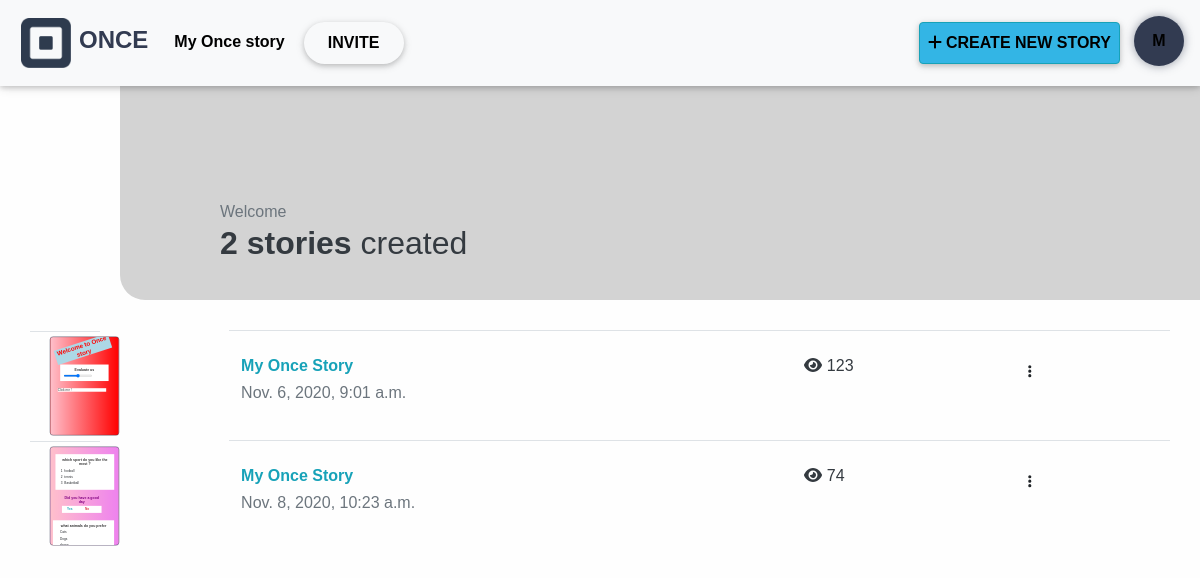
Screenshot of /storiesList/ (signed in) with the database file from the repository.
### clone_app/models.py (models this page shows, shortened)
class components(models.Model):
    typeChoices = (
        ('image','image'),
        ('text','text'),
        ('emoji','emoji'),
        ('sticker','sticker'),
        ('unsplash','unsplash'),
        ('gif','gif'),
        ('yesNo','yesNo'),
        ('check','check'),
        ('radio','radio'),
        ('timer','timer'),
        ('range','range'),
        ('button','button'),
        ('checkout','checkout'),
    )
    user = models.ForeignKey(User, on_delete=models.CASCADE)
    type = models.CharField(max_length=500, choices=typeChoices)
    title = models.CharField(max_length=500, default="default text for widget", blank=True, null=True)
    href = models.URLField(blank=True, null=True)
    target = models.CharField(max_length=500, blank=True, null=True)
    image = models.ImageField(blank=True, null=True)
    src = models.TextField(blank=True, null=True)
    html = models.TextField(blank=True, null=True)
    choices = models.ManyToManyField(choices, null=True, blank=True)
    choiceSum = models.IntegerField(blank=True, null=True, default=0)
    clicks = models.IntegerField(blank=True, null=True, default=0)
    rangeTimes = models.FloatField(blank=True, null=True, default=0)
    rangeCount = models.IntegerField(blank=True, null=True, default=0)
    yesTimes = models.IntegerField(blank=True, null=True, default=0)
    noTimes = models.IntegerField(blank=True, null=True, default=0)
    yesNoCount = models.IntegerField(blank=True, null=True, default=0)
    hours = models.IntegerField(blank=True, null=True)
    minutes = models.IntegerField(blank=True, null=True)
    date = models.DateField(blank=True, null=True)
    transX = models.CharField(max_length=500, default="-50%")
    transY = models.CharField(max_length=500, default="-50%")
    top = models.CharField(max_length=500, default="50%")
    left = models.CharField(max_length=500, default="50%")
    width = models.CharField(max_length=500, default="220px")
    height = models.CharField(max_length=500, default="auto")
    rotation = models.CharField(max_length=500, default="0deg")
    background = models.CharField(max_length=500, blank=True, null=True, default="white")
    color = models.CharField(max_length=500, blank=True, null=True, default="#333")
    fontSize = models.CharField(max_length=500, blank=True, null=True)
    fontFamily = models.CharField(max_length=500, blank=True, null=True, default="Helvetica")
    textAlign = models.CharField(max_length=500, blank=True, null=True, default="center")

class storiesSet(models.Model):
    user = models.ForeignKey(User, on_delete=models.CASCADE)
    code = models.CharField(max_length=10, blank=True, null=True)
    storiesSet = models.ManyToManyField(story)
    date = models.DateTimeField(auto_now_add=True, blank=True, null=True)
    name = models.CharField(max_length=500, default="My Once Story")
    product = models.CharField(max_length=500, null=True, blank=True)
    handle = models.CharField(max_length=500, null=True, blank=True)
    title = models.CharField(max_length=500, null=True, blank=True)
    description = models.TextField(null=True, blank=True)
    price = models.FloatField(max_length=500, null=True, blank=True)
    src = models.TextField(null=True, blank=True)
    views = models.IntegerField(default=0)
    def getFirstStory(self):
        try:
            return self.storiesSet.all()[0]
        except:
            return False

### clone_app/views.py (the view)
# urls.py: path('storiesList/',views.storiesList,name="storiesList"),
def storiesList(request):
    if not request.user.is_authenticated:
        return redirect('login')
    stories = storiesSet.objects.filter(user=request.user)
    context = {
        'stories': stories
    }
    return render(request, 'list.html', context)

### clone_app/templates/list.html (shortened to what this page needs)
{% load static %}
<html class="no-js" lang="zxx">
<head>
    <link rel="stylesheet" href="{% static 'css/mdb.min.css' %}">
    <link rel="stylesheet" href="{% static 'css/fontawesome-free.css' %}">
    <link rel="stylesheet" href="{% static 'css/bootstrap.min.css' %}">
    <link rel="stylesheet" href="{% static 'css/swiper.css' %}">
    <link rel="stylesheet" href="{% static 'css/emojionearea.min.css' %}">
    <link rel="stylesheet" href="{% static 'css/trumbowyg.scss' %}">
    <link rel="stylesheet" href="{% static 'css/trumbowyg.giphy.scss' %}">
</head>
<body>
    <nav id="navbar" class="navbar navbar-expand-md justify-content-between navbar-light bg-light">
        <a href="#!" style="margin: 0; padding: 5px; height: 60px;" class="navbar-brand d-flex">
            <div class="d-flex" style="width: auto; height: 50px;">
                <img class="image-fluid" src="{% static 'img/logo.png' %}">
                <h4 class="bold text-royal p-2">ONCE</h4>
            </div>
        </a>
        <div class="collapse navbar-collapse d-md-flex justify-content-md-between" id="collapsibleNavbar">
            <ul class="navbar-nav">
                <li class="nav-item" style="line-height: 1; padding-top: 10px; margin-left: 5px; margin-right: 5px;">
                    <a class="text-royal bold nav-link" href="#!">My Once story</a>
                </li>
                <li class="nav-item">
                    <a class="text-royal bold nav-link btn btn-fancy" href="#!">invite</a>
                </li>
            </ul>
            <ul class="navbar-nav">
                <li class="nav-item m-md-2">
                    <a class="text-royal btn btn-info bold nav-link" href="{% url 'createNewStorySet' %}"><i class="fas fa-plus"></i> Create new story</a>
                </li>
                <li class="nav-item pt-2">
                    <a class="nav-link dropdown-fancy" data-toggle="dropdown">M</a>
                </li>
            </ul>
        </div>
    </nav>
    <div id="header">
        <span class="text-muted">Welcome</span>
        <div class="stories_num">
            <h2 class="text-dark"><span class="text-dark bold">{{stories.count}} {%if stories.count == 1%}story{%else%}stories{%endif%}</span> created</h2>
        </div>
    </div>
    <div class="section">
        <table class="table table-hover">
            {% for story in stories %}
                <tr class="redirecting">
                    <td>
                        <div class="contentcard">
                            <div class="innerStoryCard" style="position: relative; overflow:hidden; background: {{story.getFirstStory.background}};">
                                {% for component in story.getFirstStory.components.all %}
                                    <div class="editableContainerAbsoluteContainer">
                                        <div id="{{component.type}}_{{component.id}}" style="width: {{component.width}}; height: {{component.height}}; top: {{component.top}}; left: {{component.left}}; transform: translate(-50%, -50%) rotate({{component.rotation}});" class="editable-container">
                                            {% if component.type == 'image' %}
                                                <img class="image-fluid" src="{{component.image.url}}" alt="">
                                            {% elif component.type == 'text' or component.type == 'block' %}
                                                {% autoescape off %}
                                                    {{component.html}}
                                                {% endautoescape %}
                                            {% elif component.type == 'range' %}
                                                <div style="background: {{component.background}};" class="engage-card p-3">
                                                    <h6 style="color: {{component.color}};" class="text-center bold includeText">{{component.title}}</h6>
                                                    <input class="rangeSlider" type="range">
                                                </div>
                                            {% elif component.type == 'yesNo' %}
                                                <div class="p-3">
                                                    <h6 style="color: {{component.color}};" class="text-center bold includeText">{{component.title}}</h6>
                                                    <div style="background: {{component.background}}" class="nav nav-yesno-answers d-flex m-1 p-2">
                                                        <li class="yesNoAns yesAnswer nav-item col-6 text-info bold">Yes</li>
                                                        <li class="yesNoAns noAnswer nav-item col-6 text-danger bold">No</li>
                                                    </div>
                                                </div>
                                            {% elif component.type == 'button' %}
                                                <div onclick="window.location.replace('{{component.href}}')" style="cursor: pointer; background: {{component.background}}; color: {{component.color}};" class="clickmebtn includeText">Click me !</div>
                                            {% elif component.type == 'emoji' %}
                                                <img class="emojioneemoji" src="{{component.src}}" alt="">
                                            {% elif component.type == 'sticker' or component.type == 'gif' %}
                                                <figure>
                                                    <img class="image-fluid" src="{{component.src}}" alt="">
                                                </figure>
                                            {% elif component.type == 'unsplash' %}
                                                <img class="image-fluid" src="{{component.src}}" alt="">
                                            {% elif component.type == 'check' %}
                                                <div style="background: {{component.background}};" class="engage-card check-card p-3">
                                                    <h6 style="color: {{component.color}};" class="text-center bold includeText">{{component.title}}</h6>
                                                    <div class="choices">
                                                        {% for choice in component.choices.all %}
                                                            <div id="choice_{{choice.id}}" class="card-choice d-flex justify-content-between pr-2 m-1">
                                                                <div class="d-flex">
                                                                    <div class="card-choice-title m-1 includeText">{{choice.title}}</div>
                                                                </div>
                                                            </div>
                                                        {% endfor %}
                                                    </div>
                                                </div>
                                            {% elif component.type == 'radio' %}
                                                <div style="background: {{component.background}};" class="engage-card radio-card p-3">
                                                    <h6 style="color: {{component.color}};" class="text-center bold includeText">{{component.title}}</h6>
                                                    <div class="choices">
                                                        {% for choice in component.choices.all %}
                                                            <div id="choice_{{choice.id}}" class="card-choice d-flex justify-content-between pr-2 m-1">
                                                                <div class="d-flex">
                                                                    <div class="card-choice-title m-1 includeText">{{choice.title}}</div>
                                                                </div>
                                                            </div>
                                                        {% endfor %}
                                                    </div>
                                                </div>
                                            {% endif %}
                                        </div>
                                    </div>
                                {% endfor %}
                            </div>
                        </div>
                    </td>
                    <td>
                        <h6 class="text-info bold"><a href="{% url 'create-story' story.id %}" class="text-info">{{story.name}}</a></h6>
                        <h6 class="text-muted">{{story.date}}</h6>
                    </td>
                    <td>
                        <h6 class="text-dark">
                            <i class="fas fa-eye"></i>
                            {{story.views}}
                        </h6>
                    </td>
                    <td>
                        <a data-toggle="dropdown" class="nav-link"><i class="fas fa-ellipsis-v"></i></a>
                    </td>
                </tr>
            {%endfor%}
        </table>
    </div>
</body>
</html>

### clone_app/templates/list.html (style rules this page uses)
.editable-container { position: absolute; border: none; transition: all 0.2s ease; top: 50%; left: 50%; transform: translate(-50%, -50%); }
.v-center { display: table-cell; vertical-align: middle; }
.text-bg { background: violet; }
.text-royal, .text-royal:hover { color: #323b51; }
.btn-fancy { border-radius: 25px; width: 100px; }
.dropdown-fancy.nav-link { width: 50px; height: 50px; border-radius: 50px; overflow: hidden; background: #323b51; color: white; font-weight: bold; text-align: center; line-height: 33px; box-shadow: 0px 0px 10px rgba(50, 59, 81, 0.5); }
.bold { font-weight: bold; }
.image-fluid { max-width: 100%; max-height: 100%; display: block; margin: auto; }
html { scroll-behavior: smooth; }
body { margin: 0; padding: 0; font-family: Arial, Helvetica, sans-serif; overflow-x: hidden; background: #fefefe; }
.section { padding: 30px; }
#navbar { width: 100%; height: auto; position: fixed; top: 0; left: 0; z-index: 10; }
.contentcard, .contentrow:first-child { width: 70px; height: 100px; }
.innerStoryCard { width: 100%; height: 100%; border: 2px solid #323b51; border-radius: 15px; position: relative; }
#header { width: 90%; height: 300px; margin-left: 10%; overflow: hidden; border-bottom-left-radius: 25px; background: lightgrey; padding-top: 200px; padding-left: 100px; }
.table tr td { padding-top: 25px; }
.table tr td:first-child { padding-top: 5px; }
tr { border-radius: 5px; cursor: pointer; }
tr td:first-child { display: block; width: 70px; height: 110px; }

### rows the page displays
storiesSet: name "My Once Story", date "Nov. 6, 2020, 9:01 a.m.", views "123"
components: {{ component.width }} 257.5 (drawn), html "Welcome to Once story"
storiesSet: name "My Once Story", date "Nov. 8, 2020, 10:23 a.m.", views "74"

### other values shown
{{ stories.count }} "2"
